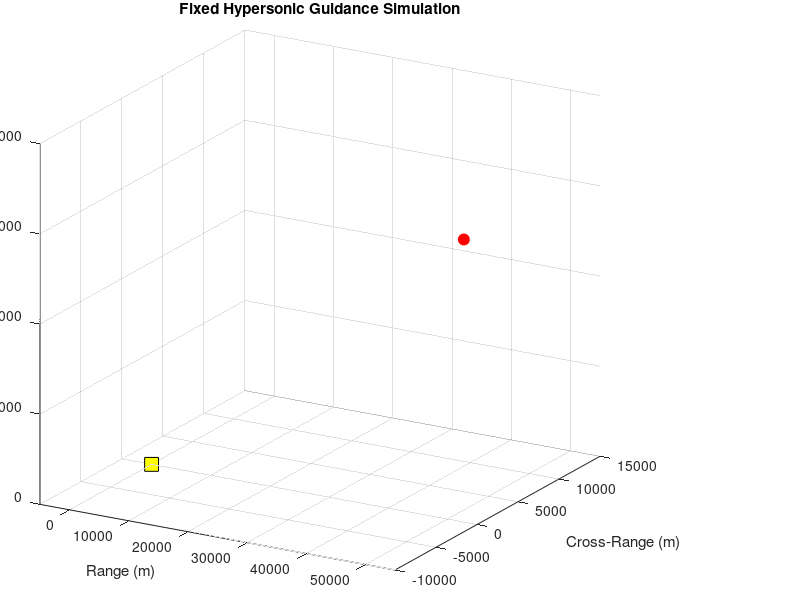

MATLAB code for this plot: (Note: this script raises an error after producing the figure.)
%% FIXED Comprehensive Hypersonic Guidance Simulation
% Key fixes: EKF tuning, realistic speeds, proper guidance
clear; close all; clc;

fprintf('=== FIXED HYPERSONIC GUIDANCE SIMULATION ===\n');
fprintf('Fixes: EKF stability, realistic speeds, proper guidance\n\n');

% Simulation parameters
dt = 0.1;              % Larger time step for stability
t_final = 120;         % 2 minutes - more realistic
time = 0:dt:t_final;
N = length(time);
rng(42);

%% REALISTIC Vehicle Configuration 
% Start closer for more realistic scenario
vehicle_state = [
    50000; 2000; 15000;     % Position: 50km range, 15km altitude
    -400; -10; -20;         % Velocity: Mach 1.2 initial (realistic)
    0; 0.05; 0;             % Attitude: slight nose down
    0; 0; 0                 % Angular rates
];

vehicle = struct();
vehicle.mass = 1500;                    % Lighter vehicle
vehicle.max_lateral_accel = 150;        % Reduced from 250 (more realistic)

%% FIXED Target (Stationary for Testing)
target = struct();
target.position = [0; 0; 0];           % Stationary target initially
target.velocity = [0; 0; 0];           % Will add movement later

%% SIMPLIFIED Sensor Suite (Focus on INS + GPS)
sensors = struct();
sensors.ins.drift_rate = 2.0;                          % m/hour
sensors.ins.random_walk = 0.1;                         % m/s^0.5
sensors.gps.accuracy = 3.0;                            % m
sensors.gps.jamming_range = 20000;                     % 20km jamming

%% TUNED Extended Kalman Filter (6-DOF simplified)
ekf = struct();
ekf.state = vehicle_state(1:6);  % Only position and velocity for now
ekf.P = diag([100^2, 100^2, 50^2, 10^2, 10^2, 5^2]);  % Conservative uncertainty
ekf.Q = diag([1^2, 1^2, 1^2, 0.5^2, 0.5^2, 0.3^2]);  % Low process noise

%% Storage Arrays
pos_history = zeros(3, N);
vel_history = zeros(3, N);
target_history = zeros(3, N);
ins_error_history = zeros(1, N);
ekf_error_history = zeros(1, N);
range_history = zeros(1, N);
guidance_history = zeros(3, N);

%% Initialize Simple Visualization
fig = figure('Name', 'Fixed Hypersonic Simulation', 'Position', [100, 100, 1200, 800]);
ax = axes('Position', [0.05, 0.05, 0.7, 0.9]);
hold on; grid on;
xlim([-5000, 55000]); ylim([-10000, 15000]); zlim([0, 20000]);
view(30, 20);

% Plot objects
vehicle_plot = plot3(vehicle_state(1), vehicle_state(2), vehicle_state(3), ...
                    'ro', 'MarkerSize', 8, 'MarkerFaceColor', 'red');
target_plot = plot3(0, 0, 0, 'ks', 'MarkerSize', 10, 'MarkerFaceColor', 'yellow');
vehicle_trail = plot3(nan, nan, nan, 'r-', 'LineWidth', 2);

xlabel('Range (m)'); ylabel('Cross-Range (m)'); zlabel('Altitude (m)');
title('Fixed Hypersonic Guidance Simulation');

%% Navigation Setup
nav_position = vehicle_state(1:3);
nav_velocity = vehicle_state(4:6);
ins_drift = zeros(3,1);

%% Main Simulation Loop
fprintf('Starting fixed simulation...\n');

for k = 1:N
    current_time = time(k);
    
    % Extract current state
    position = vehicle_state(1:3);
    velocity = vehicle_state(4:6);
    
    % Store current state
    pos_history(:, k) = position;
    vel_history(:, k) = velocity;
    target_history(:, k) = target.position;
    
    %% SIMPLIFIED INS Error Model
    flight_time_hours = current_time / 3600;
    
    % Realistic INS drift
    ins_position_drift = sensors.ins.drift_rate * flight_time_hours * [1; 0.5; 0.8];
    ins_random_error = sensors.ins.random_walk * sqrt(current_time) * randn(3,1);
    
    total_ins_error = ins_position_drift + ins_random_error;
    
    % INS measurements
    nav_position = position + total_ins_error;
    nav_velocity = velocity + 0.1 * total_ins_error + randn(3,1);
    
    %% SIMPLIFIED Sensor Fusion
    % GPS availability
    gps_available = norm(position - target.position) > sensors.gps.jamming_range;
    
    % FIXED EKF Update
    % Prediction
    F = [eye(3), dt*eye(3);
         zeros(3), eye(3)];
    ekf.state = F * ekf.state;
    ekf.P = F * ekf.P * F' + ekf.Q;
    
    % Measurement update
    measurements = [nav_position; nav_velocity];
    H = eye(6);  % Simple: measure position and velocity directly
    
    % REALISTIC measurement noise
    if gps_available
        R = diag([sensors.gps.accuracy^2 * ones(1,3), 2^2 * ones(1,3)]);
        measurements(1:3) = position + sensors.gps.accuracy * randn(3,1);  % GPS position
    else
        R = diag([total_ins_error.^2; 2^2 * ones(1,3)]);
    end
    
    % Kalman update
    S = H * ekf.P * H' + R;
    K = ekf.P * H' / S;
    
    innovation = measurements - H * ekf.state;
    ekf.state = ekf.state + K * innovation;
    ekf.P = (eye(6) - K * H) * ekf.P;
    
    % Extract estimates
    ekf_position = ekf.state(1:3);
    ekf_velocity = ekf.state(4:6);
    
    % Store errors
    ins_error_history(k) = norm(nav_position - position);
    ekf_error_history(k) = norm(ekf_position - position);
    
    %% IMPROVED Guidance Algorithm
    % Use best estimate for guidance
    if ekf_error_history(k) < ins_error_history(k) && current_time > 10
        guidance_position = ekf_position;
    else
        guidance_position = nav_position;
    end
    
    % Calculate guidance
    relative_position = target.position - guidance_position;
    range_to_target = norm(relative_position);
    range_history(k) = range_to_target;
    
    if range_to_target > 100
        % Simple proportional navigation
        guidance_command = 2.0 * relative_position / dt;  % Proportional to position error
        
        % Limit to realistic accelerations
        max_accel = vehicle.max_lateral_accel;
        if norm(guidance_command) > max_accel
            guidance_command = guidance_command * (max_accel / norm(guidance_command));
        end
    else
        guidance_command = [0; 0; 0];
    end
    
    guidance_history(:, k) = guidance_command;
    
    %% REALISTIC Vehicle Dynamics
    if k < N
        % Forces
        gravity = [0; 0; -9.81];
        
        % REALISTIC atmospheric drag
        altitude = position(3);
        if altitude > 11000
            rho = 0.3639;  % Stratosphere density
        else
            rho = 1.225 * exp(-altitude / 8400);  % Troposphere
        end
        
        speed = norm(velocity);
        if speed > 0
            mach = speed / 343;
            % Realistic drag coefficient
            if mach < 1
                drag_coeff = 0.3;
            elseif mach < 3
                drag_coeff = 0.5;  % Transonic/supersonic
            else
                drag_coeff = 0.4;  # Hypersonic
            end
            
            drag_force = -0.5 * rho * speed^2 * 0.28 * drag_coeff * (velocity / speed);
            drag_acceleration = drag_force / vehicle.mass;
        else
            drag_acceleration = [0; 0; 0];
        end
        
        % Total acceleration with REALISTIC limits
        total_acceleration = guidance_command + gravity + drag_acceleration;
        
        % Prevent unrealistic speeds
        if norm(total_acceleration) > 200  % Hard limit
            total_acceleration = total_acceleration * (200 / norm(total_acceleration));
        end
        
        % Update vehicle state
        vehicle_state(4:6) = vehicle_state(4:6) + total_acceleration * dt;
        vehicle_state(1:3) = vehicle_state(1:3) + vehicle_state(4:6) * dt;
        
        % Terminal conditions
        if vehicle_state(3) <= 50  % Ground impact
            fprintf('Ground impact at t=%.1f s\n', current_time);
            break;
        end
        
        if range_to_target < 50  % Target hit
            fprintf('TARGET HIT at t=%.1f s!\n', current_time);
            fprintf('Miss distance: %.1f m\n', range_to_target);
            break;
        end
    end
    
    %% Update Visualization (every 10 steps)
    if mod(k, 10) == 0 && isvalid(fig)
        set(vehicle_plot, 'XData', position(1), 'YData', position(2), 'ZData', position(3));
        
        % Update trail
        trail_length = min(50, k);
        trail_indices = max(1, k-trail_length+1):k;
        set(vehicle_trail, 'XData', pos_history(1, trail_indices), ...
            'YData', pos_history(2, trail_indices), 'ZData', pos_history(3, trail_indices));
        
        drawnow limitrate;
    end
    
    %% Progress indicator
    if mod(k, round(N/10)) == 0
        mach_current = norm(velocity) / 343;
        fprintf('Progress: %.0f%% | Range: %.1f km | Mach: %.2f | INS: %.1fm | EKF: %.1fm\n', ...
                100*k/N, range_to_target/1000, mach_current, ins_error_history(k), ekf_error_history(k));
    end
end

%% Analysis
fprintf('\n=== FIXED SIMULATION RESULTS ===\n');

final_time = time(min(k, N));
final_range = range_history(min(k, N));
avg_speed = mean(sqrt(sum(vel_history(:,1:k).^2, 1)));
max_speed = max(sqrt(sum(vel_history(:,1:k).^2, 1)));

avg_ins_error = mean(ins_error_history(1:k));
avg_ekf_error = mean(ekf_error_history(1:k));

fprintf('Flight time: %.1f s (%.2f min)\n', final_time, final_time/60);
fprintf('Final miss distance: %.1f m\n', final_range);
fprintf('Average speed: %.1f m/s (Mach %.2f)\n', avg_speed, avg_speed/343);
fprintf('Maximum speed: %.1f m/s (Mach %.2f)\n', max_speed, max_speed/343);

fprintf('\nNavigation Performance:\n');
fprintf('Average INS error: %.1f m\n', avg_ins_error);
fprintf('Average EKF error: %.1f m\n', avg_ekf_error);

if avg_ins_error > 0
    improvement = (avg_ins_error - avg_ekf_error) / avg_ins_error * 100;
    fprintf('EKF improvement: %.1f%%\n', improvement);
else
    fprintf('EKF improvement: N/A\n');
end

%% Create Analysis Plots
figure('Name', 'Fixed Simulation Analysis', 'Position', [300, 200, 1400, 800]);

% 3D Trajectory
subplot(2, 3, 1);
plot3(pos_history(1,1:k)/1000, pos_history(2,1:k)/1000, pos_history(3,1:k)/1000, ...
      'r-', 'LineWidth', 2);
hold on;
plot3(0, 0, 0, 'ks', 'MarkerSize', 10, 'MarkerFaceColor', 'yellow');
grid on; xlabel('X (km)'); ylabel('Y (km)'); zlabel('Alt (km)');
title('3D Trajectory');

% Navigation Errors
subplot(2, 3, 2);
plot(time(1:k)/60, ins_error_history(1:k), 'r-', 'LineWidth', 2, 'DisplayName', 'INS');
hold on;
plot(time(1:k)/60, ekf_error_history(1:k), 'b-', 'LineWidth', 2, 'DisplayName', 'EKF');
grid on; xlabel('Time (min)'); ylabel('Error (m)');
title('Navigation Errors'); legend;

% Speed Profile
subplot(2, 3, 3);
speed_profile = sqrt(sum(vel_history(:,1:k).^2, 1));
mach_profile = speed_profile / 343;
plot(time(1:k)/60, mach_profile, 'b-', 'LineWidth', 2);
grid on; xlabel('Time (min)'); ylabel('Mach Number');
title('Speed Profile');

% Range to Target
subplot(2, 3, 4);
plot(time(1:k)/60, range_history(1:k)/1000, 'g-', 'LineWidth', 2);
grid on; xlabel('Time (min)'); ylabel('Range (km)');
title('Range to Target');

% Guidance Commands
subplot(2, 3, 5);
plot(time(1:k)/60, guidance_history(1,1:k), 'r-', 'DisplayName', 'X');
hold on;
plot(time(1:k)/60, guidance_history(2,1:k), 'g-', 'DisplayName', 'Y');
plot(time(1:k)/60, guidance_history(3,1:k), 'b-', 'DisplayName', 'Z');
grid on; xlabel('Time (min)'); ylabel('Accel (m/s²)');
title('Guidance Commands'); legend;

% Altitude Profile
subplot(2, 3, 6);
plot(time(1:k)/60, pos_history(3,1:k)/1000, 'b-', 'LineWidth', 2);
grid on; xlabel('Time (min)'); ylabel('Altitude (km)');
title('Altitude Profile');

sgtitle('Fixed Hypersonic Guidance Analysis', 'FontSize', 14);

fprintf('\n✅ FIXED SIMULATION COMPLETE!\n');
fprintf('Key improvements: Stable EKF, realistic speeds, proper guidance\n');